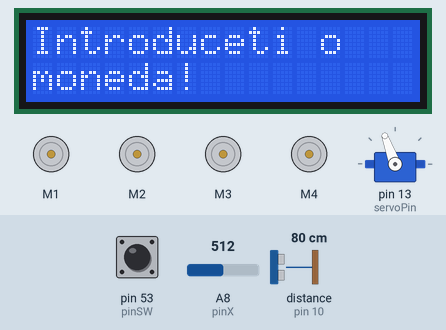
Simulated run of this sketch. Board: Arduino Mega 2560, built with avr-gcc and run on an emulated ATmega2560. On the bench: 4 × DC motor (green arrow = forward, orange = backward, longer = faster), 16×2 character LCD, servo. Wiring (inferred from the names in the program): ultrasonic range finder: trigger pin 9; echo pin 10. The inputs (shaded band) are chosen by the test bench; at power-on: distance to the obstacle (sensor on pin 10) 80 cm, pin 53 (pinSW) HIGH, A8 (pinX) = 512. The echo pulse lasts 58.3 µs per cm.

Above: at 1.2 s.
1.3 s: distance to the obstacle (sensor on pin 10) set to 2 cm
At 2.6 s:
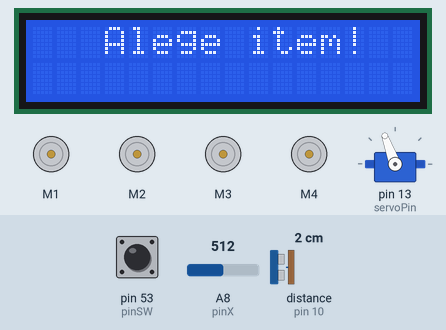
4.3 s: pin 53 (pinSW) pulled LOW for 0.15 s
At 6.6 s:
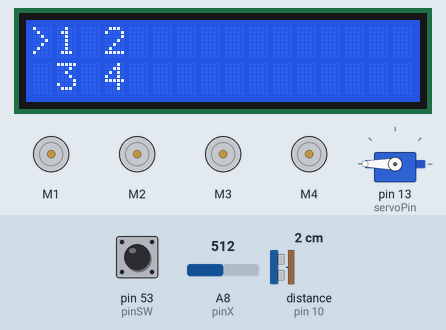
7.4 s: distance to the obstacle (sensor on pin 10) set to 9 cm
9.9 s: pin 53 (pinSW) pulled LOW for 1 s
At 10.3 s:
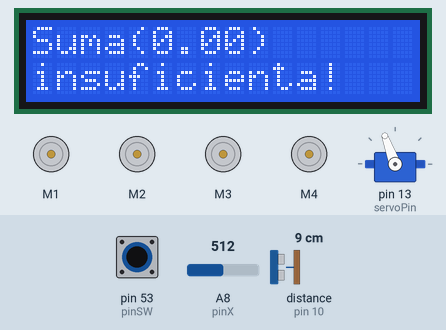
12.4 s: distance to the obstacle (sensor on pin 10) set to 4 cm
At 13.3 s:
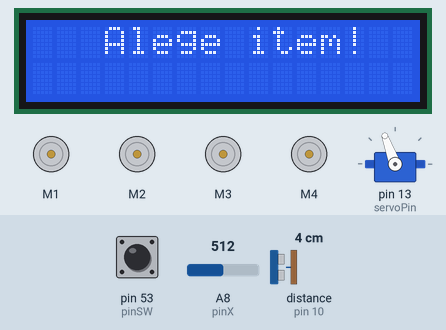
15.4 s: distance to the obstacle (sensor on pin 10) set to 18 cm
Timing chart, 0 to 20.1 s (numbered marks = the images above; inputs shaded):
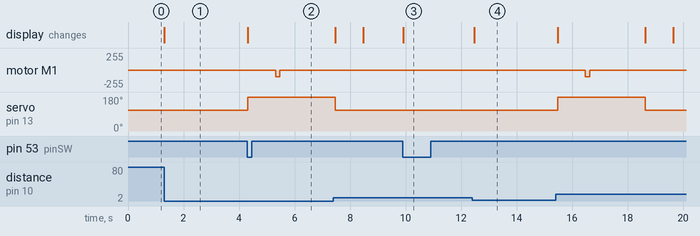

The sketch:

vendingMachine.ino
```cpp
#include <AFMotor.h>
#include <LiquidCrystal.h>
#include <Servo.h>

AF_DCMotor DCMotor1(1);
AF_DCMotor DCMotor2(2);
AF_DCMotor DCMotor3(3);
AF_DCMotor DCMotor4(4);
Servo servoMotor;

//servo
const int servoPin = 13;

// LCD pins
const int RS = 24;
const int enable = 7;
const int d4 = 5;
const int d5 = 23;
const int d6 = 3;
const int d7 = 22;

//LCD variable
int currentItem = 0;

// joystick pins
const int pinX = A8;
const int pinY = A9;
const int pinSW = 53;

// joystick variables
int xValue = 0;
int switchValue = 0;
int minTreshold = 400;
int maxTreshold = 600;
byte check = 0;
bool pressedButton = false;
bool joyMoved = false;

// ultrasonic sensor
const int trigPin = 9;
const int echoPin = 10;
long duration;
int distance;
int distanceTreshold = 5;

int moneyIn = false;
int firstProduct = 1;
int secondProduct = 2;
int thirdProduct = 1;
int fourthProduct = 2;
int insertedCoins = 0;
bool coinsCheck = false;

LiquidCrystal lcd(RS, enable, d4, d5, d6, d7);

void itemChoose() {
  xValue = analogRead(pinX);
  if(xValue < minTreshold && joyMoved == false) {
      if(currentItem > 0) {
        currentItem--;
      }
      else {
        currentItem = 3;
      }
      joyMoved = true;
  }
  if(xValue > maxTreshold && joyMoved == false) {
      if(currentItem < 3) {
        currentItem++;
      }
      else {
        currentItem = 0;
      }
      joyMoved = true;
  }

  if(xValue >= minTreshold && xValue <= maxTreshold)
    joyMoved = false;
  displayMenu();
}

void displayMenu() {
  lcd.clear();

  lcd.print(currentItem == 0 ? ">" : " ");
  lcd.print("1");

  lcd.print(currentItem == 1 ? ">" : " ");
  lcd.print("2");

  lcd.setCursor(0, 1);

  lcd.print(currentItem ==  2 ? ">" : " ");
  lcd.print("3");

  lcd.print(currentItem == 3 ? ">" : " ");
  lcd.print("4");
  delay(1);
}

void setup() {
  pinMode(pinSW, INPUT_PULLUP);

  DCMotor1.setSpeed(100);
  DCMotor2.setSpeed(100);
  DCMotor3.setSpeed(100);
  DCMotor4.setSpeed(10);

  lcd.begin(16, 2);
  lcd.print("Introduceti o");
  lcd.setCursor(0, 1);
  lcd.print("moneda!");

  pinMode(trigPin, OUTPUT);
  pinMode(echoPin, INPUT);

  servoMotor.attach(servoPin);
  servoMotor.write(110);

  Serial.begin(9600);
}

void loop() {
  // calcularea distantei
  digitalWrite(trigPin, LOW);
  delayMicroseconds(2);
  digitalWrite(trigPin, HIGH);
  delayMicroseconds(10);
  digitalWrite(trigPin, LOW);

  duration = pulseIn(echoPin, HIGH);
  distance = duration * 0.034/2;
//  Serial.print("Distance: ");
//  Serial.println(distance);

  if(distance < distanceTreshold) {
    moneyIn = true;
    insertedCoins++;
    lcd.clear();
    lcd.print("   Alege item!");
    delay(3000);
  }

   if(moneyIn) {
    itemChoose();
   }

  switchValue = digitalRead(pinSW);

  if(switchValue == LOW && check == 0) {
      pressedButton = !pressedButton;
      check = 1;
  }

  if(switchValue == HIGH) {
    check = 0;
  }

  if(pressedButton == true) {
    int price = 0;
    bool motor1 = false;
    bool motor2 = false;
    bool motor3 = false;
    bool motor4 = false;

    if(currentItem == 0) {
      if(insertedCoins >= firstProduct) {
        coinsCheck = true;
        price = firstProduct;
        motor1 = true;
      }
    }

    if(currentItem == 1) {
      if(insertedCoins >= secondProduct) {
        coinsCheck = true;
        price = secondProduct;
        motor2 = true;
      }
    }

    if(currentItem == 2) {
      if(insertedCoins >= thirdProduct) {
        coinsCheck = true;
        price = thirdProduct;
        motor3 = true;
      }
    }

    if(currentItem == 3) {
      if(insertedCoins >= fourthProduct) {
        coinsCheck = true;
        price = fourthProduct;
        motor4 = true;
      }
    }

    if(coinsCheck) {
      servoMotor.write(190);
      delay(1000);

      if(motor1) {
        DCMotor1.run(BACKWARD);
        delay(150);
        DCMotor1.run(RELEASE);
      }

      if(motor2) {
        DCMotor2.run(FORWARD);
        delay(1000);
        DCMotor2.run(RELEASE);
      }

      if(motor3) {
        DCMotor3.run(FORWARD);
        delay(200);
        DCMotor3.run(RELEASE);
      }

      if(motor4) {
          DCMotor4.run(BACKWARD);
      }

      if(!motor4) {
        delay(2000);
        servoMotor.write(110);
      }

      pressedButton = false;

      if(!motor4) {
        lcd.clear();
        lcd.print("   Pofta buna !");
        delay(1000);
      }
      else {
        lcd.clear();
        lcd.print("   Pofta buna !");
        delay(200);
      }

      lcd.clear();
      lcd.print("Introduceti o");
      lcd.setCursor(0, 1);
      lcd.print("moneda!");
      coinsCheck = false;
      insertedCoins = insertedCoins - price;
      if(insertedCoins == 0)
        moneyIn = false;
    }
    else {
      lcd.clear();
      lcd.print("Suma(");
      lcd.print(0.50 * insertedCoins);
      lcd.print(")");
      lcd.setCursor(0, 1);
      lcd.print("insuficienta!");
      delay(100);
    }
  }

  DCMotor4.run(RELEASE);
  servoMotor.write(110);
}
```

Measured:
- after the input at 1.3 s, the display: changes at once (image 1)
- after the input at 4.3 s, motor M1: stopped → backward 100/255 after 1.0 s, → stopped 0.15 s later; servo on pin 13 (servoPin): 110° → 180° at once
- after the input at 9.9 s, the display: changes at once (image 3)
- after the input at 12.4 s, the display: changes after 0.07 s (image 4)
